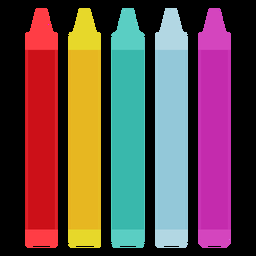
#> input picture crayones.jpg, 256 x 256 px
$ python log.py
#> lines starting #> are read from the running program, lines starting #| are printed output that depends on the picture
#> further down, imgOriginal is the input picture: shape (256, 256, 3); mean B, G, R 74.7, 76.6, 99.9
### libreriaFiltros.py
import math
import cv2
import numpy as np

def convertirEscalaGrisesNTSC(imagen):
    largo, ancho, canales = imagen.shape
#> largo = 256; ancho = 256; canales = 3

    imgEscalaGrises = np.zeros(largo * ancho, dtype=np.uint8).reshape(largo, ancho)

    for i in range(largo):
        for j in range(ancho):
            pixel = imagen[i][j]
            azul = pixel[0]
            verde = pixel[1]
            rojo = pixel[2]

            imgEscalaGrises[i][j] = 0.299 * azul + 0.587 * verde + 0.11 * rojo
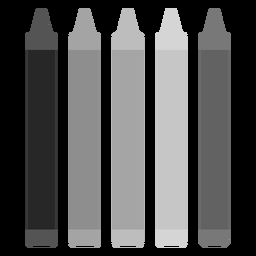
#> imgEscalaGrises: shape (256, 256); min 0, max 233, mean 78
#> the answer given: 100
#> the answer given: 3
#> the answer given: 3

    return imgEscalaGrises

def crearMatrizRelleno(imagen, mascSize):
#> called with mascSize = 100
    largo, ancho = imagen.shape
#> largo = 256; ancho = 256
    difBordes = mascSize - 1
    bordesSize = int(difBordes / 2)

    largoRelleno = largo + difBordes
#> largoRelleno = 355
    anchoRelleno = ancho + difBordes
#> anchoRelleno = 355

    #matrizRelleno = np.zeros((largoRelleno, anchoRelleno, 1), np.float64)
    matrizRelleno = np.zeros(largoRelleno * anchoRelleno, dtype=np.uint8).reshape(largoRelleno, anchoRelleno)


    for i in range(bordesSize, largoRelleno - bordesSize):
        for j in range(bordesSize, anchoRelleno - bordesSize ):
            matrizRelleno[i][j] = imagen[i - bordesSize][j - bordesSize]
#> matrizRelleno: shape (355, 355); every value is 0

    return matrizRelleno


# [162 lines left out: functions aplicarFiltro, convolucionPixel, mascaraGaussiana, obtenerHistograma, calcularPeso, calcularPromedio and 3 more, not called in this run]

### log.py
import math
import cv2
import numpy as np
import libreriaFiltros as lf
import matplotlib.pyplot as plt

def mascaraLaplacianoGaussiano(mascSize, sigma):
    limite = int((mascSize - 1) / 2)
    logResultado= 0.0
    mascara = np.zeros((mascSize, mascSize), dtype=np.float64)
    sum = 0.0

    for x in range(-limite, limite + 1):
        for y in range(-limite, limite + 1):
            a = 1 / (2 * (3.1416) * sigma**4)
            b = 2 - ((x**2 + y**2) / sigma**2)
            c = - ((x**2 + y**2) / (2 * sigma**2))
            d = math.exp(c)

            logResultado = a * b * d

            mascara[x + limite][y + limite] = logResultado
            sum += logResultado

    return mascara

# [61 lines left out: functions umbraladoLog, signoNumero, cambioSigno, cumplioDelta, not called in this run]

imgOriginal = cv2.imread('crayones.jpg')
imgEscalaGrises = lf.convertirEscalaGrisesNTSC(imgOriginal)

mascSize = int(input("Ingrese el tamaño de su mascara: "))
sigma = float(input("Ingrese el sigma: "))
delta = float(input("Ingrese su delta: "))

mascaraLog = mascaraLaplacianoGaussiano(mascSize, sigma)
print(mascaraLog)

#> (the run stopped early here; a loop or call above may not have finished)
